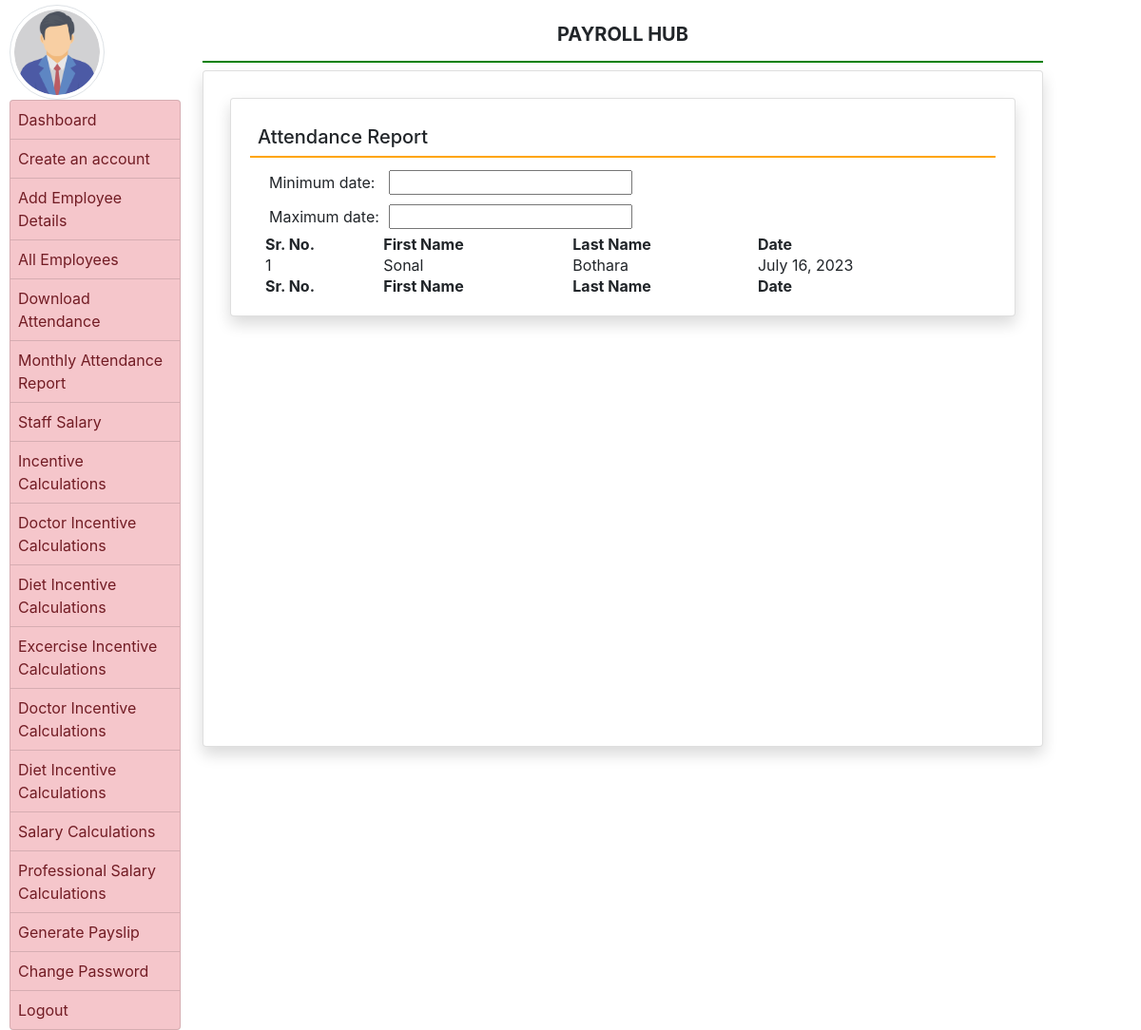
Screenshot of /viewAttendance/ (signed in) with the database file from the repository.
### employee/models.py (models this page shows, shortened)
class Attendance(models.Model):
    employee = models.ForeignKey(User, on_delete=models.DO_NOTHING)
    date = models.DateField(auto_now_add=True)

### employee/views.py (the view)
# urls.py: path('viewAttendance/', views.viewEmployeeAttendance, name="viewAttendance"),
def viewEmployeeAttendance(request):
    if not request.user.is_authenticated:
        return redirect('empLogin')
    emp1 = Attendance.objects.filter(employee = request.user)
    cnt = emp1.count()
    emp = Attendance.objects.get(employee = request.user)
    return render(request, 'viewEmployeeAttendance.html',locals())

### employee/templates/viewEmployeeAttendance.html (shortened to what this page needs)
{% extends 'adminBase.html' %}
{% block main %}
<link rel="stylesheet" href="https://cdn.datatables.net/1.13.5/css/jquery.dataTables.min.css">
<link rel="stylesheet" href="https://cdn.datatables.net/datetime/1.5.1/css/dataTables.dateTime.min.css">
<div class="card shadow m-2">
    <div class="card-body" style="width:100%">
        <h5 class="p-2" style="border-bottom:2px solid orange">Attendance Report</h5>
        <div class="container-fluid" style="width:100%">
            <table border="0" cellspacing="5" cellpadding="5">
                <tbody><tr>
                    <td>Minimum date:</td>
                    <td><input type="text" id="min" name="min"></td>
                </tr>
                <tr>
                    <td>Maximum date:</td>
                    <td><input type="text" id="max" name="max"></td>
                </tr>
            </tbody></table>
            <table class="display nowrap" id="attend" style="width:100%">
                <thead>
                    <tr>
                        <th>Sr. No.</th>
                        <th>First Name</th>
                        <th>Last Name</th>
                        <th>Date</th>
                    </tr>
                </thead>
                <tbody>
                    {% if cnt == 1 %}
                    <tr>
                        <td>1</td>
                        <td>{{emp.employee.first_name}}</td>
                        <td>{{emp.employee.last_name}}</td>
                        <td>{{emp.date}}</td>
                    </tr>
                    {% endif %}
                </tbody>
                <tfoot>
                    <tr>
                        <th>Sr. No.</th>
                        <th>First Name</th>
                        <th>Last Name</th>
                        <th>Date</th>
                    </tr>
                </tfoot>
            </table>
        </div>
    </div>
</div>
{% endblock %}

### rows the page displays
Attendance: employee.first_name "Sonal", employee.last_name "Bothara", date "July 16, 2023"
